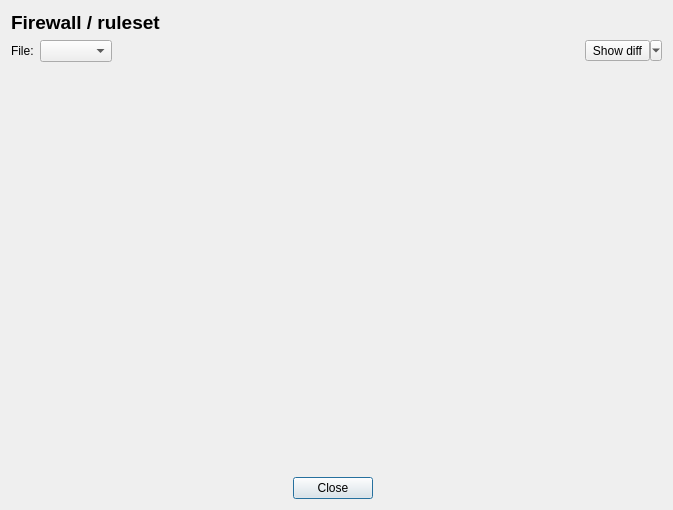
<?xml version="1.0" encoding="UTF-8"?>
<ui version="4.0">
 <class>FirewallCodeViewer_q</class>
 <widget class="QDialog" name="FirewallCodeViewer_q">
  <property name="geometry">
   <rect>
    <x>0</x>
    <y>0</y>
    <width>673</width>
    <height>510</height>
   </rect>
  </property>
  <property name="windowTitle">
   <string>Firewall code viewer</string>
  </property>
  <layout class="QVBoxLayout" name="verticalLayout">
   <item>
    <widget class="QLabel" name="path">
     <property name="font">
      <font>
       <pointsize>14</pointsize>
       <bold>true</bold>
      </font>
     </property>
     <property name="text">
      <string>Firewall / ruleset</string>
     </property>
     <property name="alignment">
      <set>Qt::AlignmentFlag::AlignLeading|Qt::AlignmentFlag::AlignLeft|Qt::AlignmentFlag::AlignVCenter</set>
     </property>
    </widget>
   </item>
   <item>
    <layout class="QHBoxLayout" name="horizontalLayout_2">
     <item>
      <widget class="QLabel" name="label">
       <property name="sizePolicy">
        <sizepolicy hsizetype="Maximum" vsizetype="Preferred">
         <horstretch>0</horstretch>
         <verstretch>0</verstretch>
        </sizepolicy>
       </property>
       <property name="text">
        <string>File:</string>
       </property>
      </widget>
     </item>
     <item>
      <widget class="QComboBox" name="fileSelector">
       <property name="sizePolicy">
        <sizepolicy hsizetype="Minimum" vsizetype="Fixed">
         <horstretch>0</horstretch>
         <verstretch>0</verstretch>
        </sizepolicy>
       </property>
      </widget>
     </item>
     <item>
      <spacer name="horizontalSpacer_3">
       <property name="orientation">
        <enum>Qt::Orientation::Horizontal</enum>
       </property>
       <property name="sizeHint" stdset="0">
        <size>
         <width>40</width>
         <height>20</height>
        </size>
       </property>
      </spacer>
     </item>
     <item>
      <widget class="QToolButton" name="diffBtn">
       <property name="maximumSize">
        <size>
         <width>16777215</width>
         <height>16777215</height>
        </size>
       </property>
       <property name="sizeIncrement">
        <size>
         <width>0</width>
         <height>0</height>
        </size>
       </property>
       <property name="text">
        <string>Show diff</string>
       </property>
       <property name="popupMode">
        <enum>QToolButton::ToolButtonPopupMode::MenuButtonPopup</enum>
       </property>
      </widget>
     </item>
    </layout>
   </item>
   <item>
    <widget class="QStackedWidget" name="pages"/>
   </item>
   <item>
    <widget class="QWidget" name="closeButton" native="true">
     <layout class="QHBoxLayout" name="horizontalLayout_3">
      <property name="spacing">
       <number>0</number>
      </property>
      <property name="leftMargin">
       <number>0</number>
      </property>
      <property name="topMargin">
       <number>0</number>
      </property>
      <property name="rightMargin">
       <number>0</number>
      </property>
      <property name="bottomMargin">
       <number>0</number>
      </property>
      <item>
       <spacer name="horizontalSpacer">
        <property name="orientation">
         <enum>Qt::Orientation::Horizontal</enum>
        </property>
        <property name="sizeHint" stdset="0">
         <size>
          <width>40</width>
          <height>20</height>
         </size>
        </property>
       </spacer>
      </item>
      <item>
       <widget class="QPushButton" name="pushButton">
        <property name="text">
         <string>Close</string>
        </property>
       </widget>
      </item>
      <item>
       <spacer name="horizontalSpacer_2">
        <property name="orientation">
         <enum>Qt::Orientation::Horizontal</enum>
        </property>
        <property name="sizeHint" stdset="0">
         <size>
          <width>289</width>
          <height>20</height>
         </size>
        </property>
       </spacer>
      </item>
     </layout>
    </widget>
   </item>
  </layout>
 </widget>
 <resources/>
 <connections>
  <connection>
   <sender>pushButton</sender>
   <signal>clicked()</signal>
   <receiver>FirewallCodeViewer_q</receiver>
   <slot>reject()</slot>
   <hints>
    <hint type="sourcelabel">
     <x>374</x>
     <y>500</y>
    </hint>
    <hint type="destinationlabel">
     <x>447</x>
     <y>408</y>
    </hint>
   </hints>
  </connection>
  <connection>
   <sender>fileSelector</sender>
   <signal>currentIndexChanged(int)</signal>
   <receiver>FirewallCodeViewer_q</receiver>
   <slot>fileSelected(int)</slot>
   <hints>
    <hint type="sourcelabel">
     <x>90</x>
     <y>53</y>
    </hint>
    <hint type="destinationlabel">
     <x>4</x>
     <y>78</y>
    </hint>
   </hints>
  </connection>
 </connections>
 <slots>
  <slot>fileSelected(int)</slot>
 </slots>
</ui>
